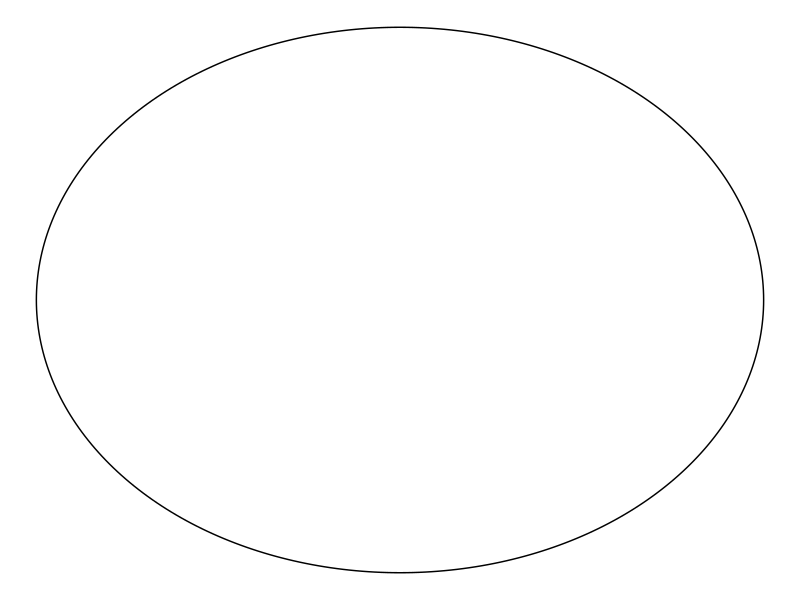
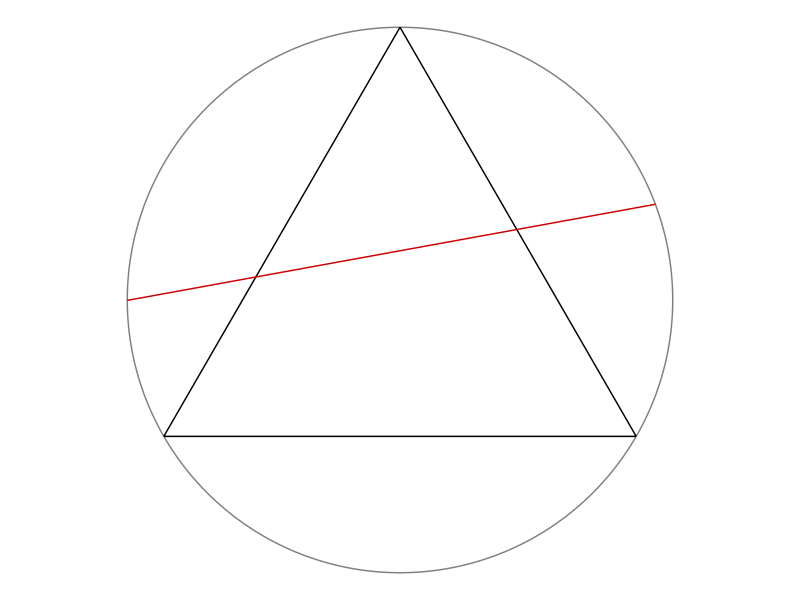

Write R code to recreate these figures, in order. (Note: this script raises an error after producing the figures.)
# Instruction to students: You may clear the code in this file and replace it
# with your own.

library(tidyverse)
library(ggforce)
theme_set(theme_void())

# Draw a random chord in a unit circle centred at origin -----------------------

# Coordinates of equilateral triangle
eqtri_df <- tibble(
  x    = c(0, sqrt(3) / 2, -sqrt(3) / 2),
  y    = c(1, -0.5, -0.5),
  xend = c(sqrt(3) / 2, -sqrt(3) / 2, 0),
  yend = c(-0.5, -0.5, 1)
)

# Coordinates of random chord
rdmchr_df <- tibble(
  x    = 0.93636368,
  y    = 0.35103142,
  xend = -0.9999991,
  yend = -0.001326758
)

# Plot
p <- ggplot() +
  ggforce::geom_circle(aes(x0 = 0, y0 = 0, r = 1), col = "gray50") +
  geom_segment(data = eqtri_df, aes(x = x, y = y, xend = xend, yend = yend)) +
  geom_segment(data = rdmchr_df, aes(x = x, y = y, xend = xend, yend = yend),
               col = "red3") +
  coord_equal()

ggsave(p, file = "plot.png", height = 5, width = 7)

# Plot a circle
library(ggplot2)
library(ggforce)

data_circle <- data.frame(x0 = 0,
                          y0 = 0,
                          r = 1)

ggplot(data = data_circle, aes(x = x0, y = y0)) + 
  geom_circle(data = data_circle, aes(x0 = x0, y0 = y0, r=r))

# METHOD A (Random Endpoints) --------------------------------------------------
library(tidyverse)
library(ggforce)
library(ggplot2)

x0 = cos(theta)
y0 = sin(theta)
plot(x0, y0, pch=20)

theta <- runif(100, 0, 2*pi)
circle <- tibble(
  x0 = cos(theta),
  y0 = sin(theta),
  r = 1)

eqtri_df <- tibble(
  x    = c(0, sqrt(3) / 2, -sqrt(3) / 2),
  y    = c(1, -0.5, -0.5),
  xend = c(sqrt(3) / 2, -sqrt(3) / 2, 0),
  yend = c(-0.5, -0.5, 1)
)

ggplot(data = circle, mapping = aes(x = x0, y = y0)) +
  geom_point() + 
  geom_segment(data = eqtri_df, aes(x = x, y = y, xend = xend, yend = yend, color = "red"))

# METHOD B (Random Radial Points) ----------------------------------------------




# METHOD C (Random Midpoints) --------------------------------------------------
